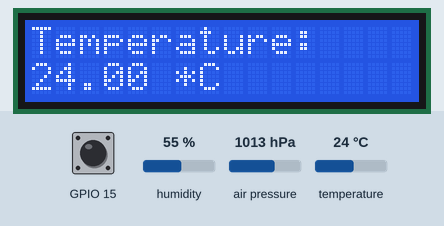
This sketch was run on a simulated ESP32. On the bench: 16×2 character LCD. Inputs (shaded band) come from the test bench; at power-on: GPIO 15 HIGH, humidity 55 %, air pressure 1013 hPa, temperature 24 °C. WiFi joins after 1.5 s; servers stay silent unless stated.

Above: at 5.2 s.
5.3 s: GPIO 15 pulled LOW for 2.3 s
At 6.7 s:
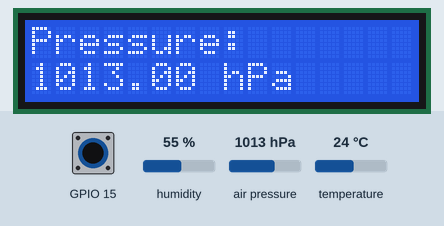
9.1 s: GPIO 15 pulled LOW for 2.3 s
At 11.5 s:
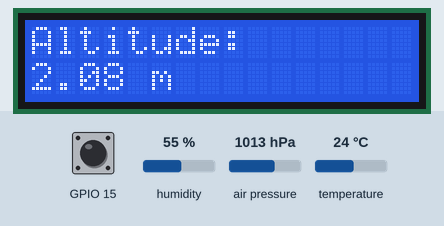
12.9 s: GPIO 15 pulled LOW for 2.3 s
At 15.1 s:
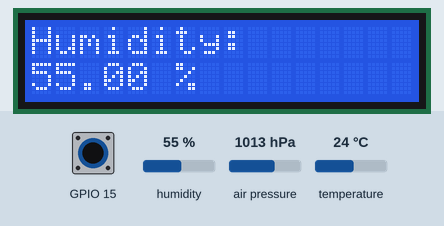
16.7 s: GPIO 15 pulled LOW for 2.3 s
At 18.7 s:
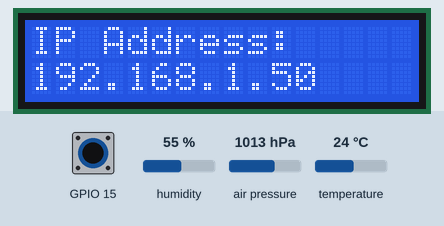
Timing chart, 0 to 20.2 s (numbered marks = the images above; inputs shaded):
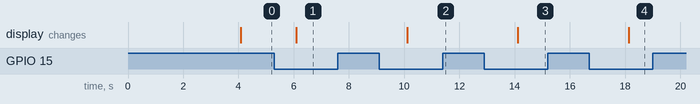

Measured:
- after the input at 5.3 s, the display: changes after 0.79 s (image 1)
- after the input at 9.1 s, the display: changes after 1.0 s (image 2)
- after the input at 12.9 s, the display: changes after 1.2 s (image 3)
- after the input at 16.7 s, the display: changes after 1.4 s (image 4)

The sketch:

Main.ino
```cpp
#include <LiquidCrystal.h>
#include <WiFi.h>
#include <Wire.h>
#include <SPI.h>
#include <Adafruit_Sensor.h>
#include <Adafruit_BME280.h>
#define SEALEVELPRESSURE_HPA (1013.25)

Adafruit_BME280 bme;
LiquidCrystal lcd(4,23,5,18,19,2);
int LED_BUILTIN=2;
IPAddress IP;
bool status;
String header;
int counter = 0;
unsigned long currentMillis = 0;
unsigned long previousMillis = 0;

const char* ssid     = "NT";
const char* password = "";
WiFiServer server(80);


void setup()
{
    Serial.begin(9600);
    pinMode(15, INPUT_PULLUP);
    status = bme.begin(0x76);
    lcd.begin(16, 2);
    lcd.clear();
    lcd.print ("Welcome!");
    delay(2000);
    WiFi.begin(ssid, password);
    delay(2000);
    lcd.clear();
    server.begin();

}

void loop(){
  WiFiClient client = server.available();
  int button = digitalRead(15);
  lcd.clear();
  if (client) {
    String currentLine = "";
    while (client.connected()) {
      if (client.available()) {
        char c = client.read();
        Serial.write(c);
        header += c;
        if (c == '\n') {
          if (currentLine.length() == 0) {

            client.println("HTTP/1.1 200 OK");
            client.println("Content-type:text/html");
            client.println("Connection: close");
            client.println();

            // Display the HTML web page
            client.println("<!DOCTYPE html><html>");
            client.println("<head><meta name=\"viewport\" content=\"width=device-width, initial-scale=1\">");
            client.println("<link rel=\"icon\" href=\"data:,\">");
            // CSS to style the table
            client.println("<style>body { text-align: center; font-family: \"Trebuchet MS\", Arial;}");
            client.println("table { border-collapse: collapse; width:35%; margin-left:auto; margin-right:auto; }");
            client.println("th { padding: 12px; background-color: #0043af; color: white; }");
            client.println("tr { border: 1px solid #ddd; padding: 12px; }");
            client.println("tr:hover { background-color: #bcbcbc; }");
            client.println("td { border: none; padding: 12px; }");
            client.println(".sensor { color:white; font-weight: bold; background-color: #bcbcbc; padding: 1px; }");

            // Web Page Heading
            client.println("</style></head><body><h1>ESP32 with BME280</h1>");
            client.println("<table><tr><th>MEASUREMENT</th><th>VALUE</th></tr>");
            client.println("<tr><td>Temp. Celsius</td><td><span class=\"sensor\">");
            client.println(bme.readTemperature());
            client.println(" *C</span></td></tr>");
            client.println("<tr><td>Temp. Fahrenheit</td><td><span class=\"sensor\">");
            client.println(1.8 * bme.readTemperature() + 32);
            client.println(" *F</span></td></tr>");
            client.println("<tr><td>Pressure</td><td><span class=\"sensor\">");
            client.println(bme.readPressure() / 100.0F);
            client.println(" hPa</span></td></tr>");
            client.println("<tr><td>Approx. Altitude</td><td><span class=\"sensor\">");
            client.println(bme.readAltitude(SEALEVELPRESSURE_HPA));
            client.println(" m</span></td></tr>");
            client.println("<tr><td>Humidity</td><td><span class=\"sensor\">");
            client.println(bme.readHumidity());
            client.println(" %</span></td></tr>");
            client.println("</body></html>");
            client.println();

            break;
          } else {
            currentLine = "";
          }
        } else if (c != '\r') {
          currentLine += c;
        }
      }
    }
    // Clear the header variable
    header = "";
    // Close the connection
    client.stop();
  }
  if (!status) {
    status = bme.begin(0x76);
    lcd.print("Sensor off");
    delay(500);

  }else{
    if(button==LOW){
      counter++;
      if(counter>=5){
        counter = 0;
      }
    }
    lcd.clear();
    prints(counter);
    delay(2000);
  }
}

void prints(int val){
  switch(val){
    case 0:
     printTemp();
     break;
    case 1:
     printPressure();
     break;
    case 2:
     printAltitude();
     break;
    case 3:
     printHumidity();
     break;
    case 4:
     printIP();
     break;
  }
}
void printIP(){
  lcd.setCursor(0,0);
  lcd.print("IP Address:");
  lcd.setCursor(0,1);
  if(WiFi.status() == WL_CONNECTED){
    IP = WiFi.localIP();
    lcd.print(IP);
  }else{
    String message = "Not connected";
    lcd.print(message);
  }


}
void printTemp(){
    lcd.setCursor(0,0);
    lcd.print("Temperature:");
    lcd.setCursor(0,1);
    String temperature = String(bme.readTemperature()) + " *C";
    lcd.print(temperature);
}
void printPressure(){
    lcd.setCursor(0,0);
    lcd.print("Pressure:");
    lcd.setCursor(0,1);
    String pressure = String(bme.readPressure() / 100.0F) + " hPa";
    lcd.print(pressure);
}
void printAltitude(){
    lcd.setCursor(0,0);
    lcd.print("Altitude:");
    lcd.setCursor(0,1);
    String sealevel = String(bme.readAltitude(SEALEVELPRESSURE_HPA)) + " m";
    lcd.print(sealevel);
}
void printHumidity(){
    lcd.setCursor(0,0);
    lcd.print("Humidity:");
    lcd.setCursor(0,1);
    String humidity = String(bme.readHumidity()) + " %";
    lcd.print(humidity);
}
```
